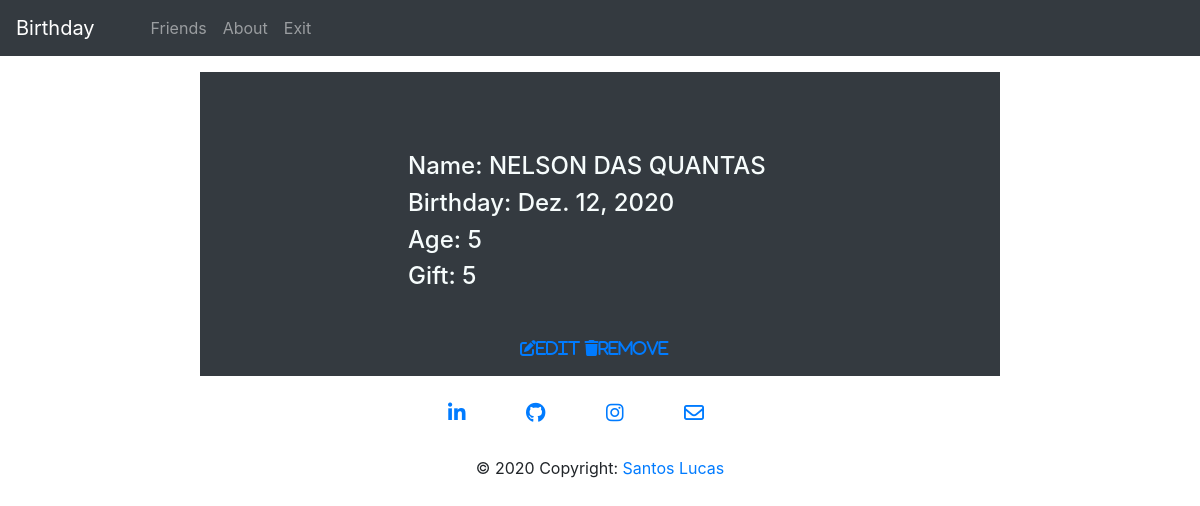
The page /friend/52 (signed in) on the database its author committed.
### friends/models.py (models this page shows, shortened)
class Friend(models.Model):
    name = models.CharField(max_length=250, default="")
    birthday = models.DateField()
    age = models.IntegerField()
    gift = models.TextField()
    user = models.ForeignKey(get_user_model(), on_delete=models.CASCADE)

### friends/views.py (the view)
# urls.py: path('friend/<int:id>', views.friendView, name='friend-view'),
@login_required
def friendView(request, id):
    friend = get_object_or_404(Friend, pk=id)
    return render(request, 'friends/friend-view.html', {'friend': friend})

### friends/templates/friends/friend-view.html (shortened to what this page needs)
{% extends 'base.html' %}
{% block content %}
<div class="content">
    <div class="friend-infos">
        <h4>Name: {{ friend.name }}</h4>
        <h4>Birthday: {{ friend.birthday }}</h4>
        <h4>Age: {{ friend.age }}</h4>
        <h4>Gift: {{ friend.gift }}</h4>
    </div>
    <br>
    <div class="friends-actions">
        <span><a href="../editfriend/{{ friend.id }}" class="fas fa-edit">EDIT</a></span>
        <span><a href="../deletefriend/{{ friend.id }}" class="fas fa-trash">REMOVE</a></span>
    </div>
</div>
{% endblock %}

### friends/static/css/style.css (style rules this page uses)
body { margin: 0px; padding: 0px; background-image: #F6FCFC; }
a { text-decoration: none; }
@media only screen and (min-width: 960px) { .content { height: auto; width: 50em; margin: auto; padding: 1em; margin-top: 1em; background-color: #343a40; color:#F6FCFC; } }
@media only screen and (min-width: 960px) { .friend-infos { width: 50%; height: 20%; padding-top: 4em; margin: auto; } }
@media only screen and (min-width: 960px) { .friends-actions { width: 10em; padding-top: 4em; margin: auto; } }

### rows shown on the page
Friend: name "NELSON DAS QUANTAS", birthday "Dez. 12, 2020", age "5", gift "5"
